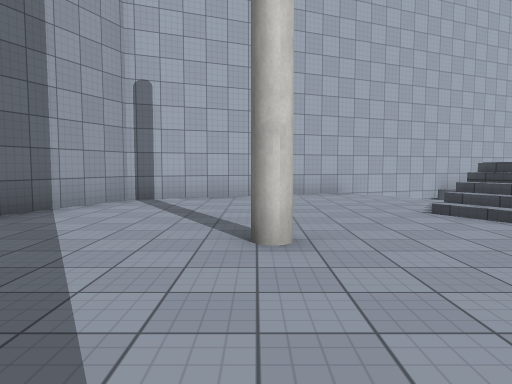
View 1 (above)

24 first-person views from a walk through a scene from a Unity 3-D project. The camera is 1.4 m above the floor, tilts 4° down and sees 70° across. The floor is counted in squares, 2 m on a side. Each view is taken from the middle of a square. On the plan, view 1 faces up. The plan holds only what a view shows up to about 11 squares ahead; the rest is blank. The place goes on beyond the plan. Some animated figures are left out. Surface patterns are stand-ins for the level's own textures.

View 2
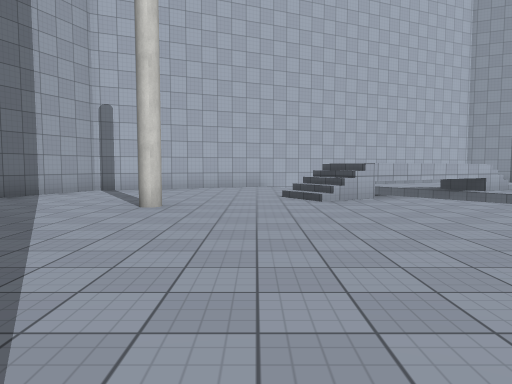

View 3
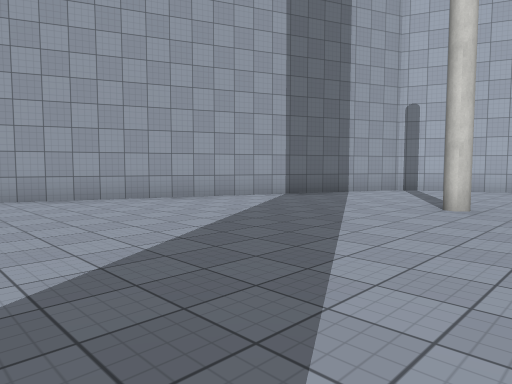

View 4
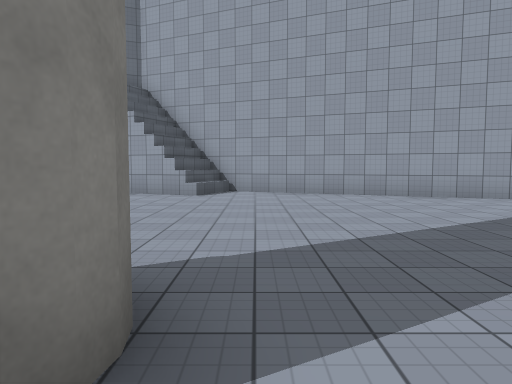

View 5
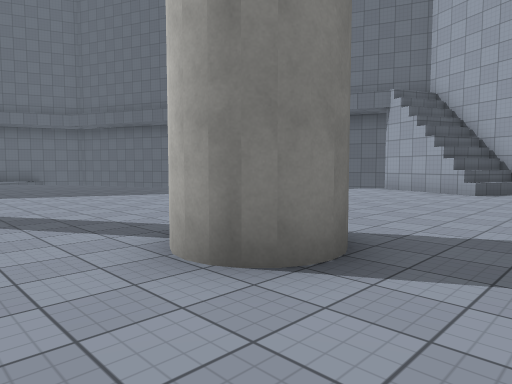

View 6
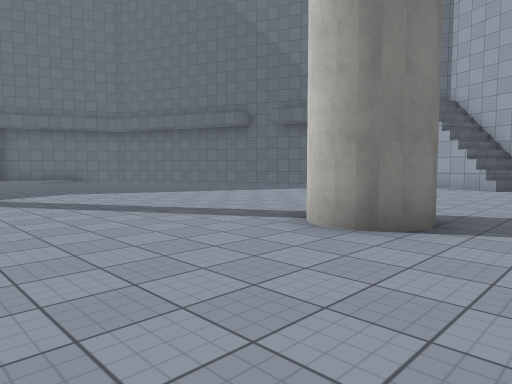

View 7
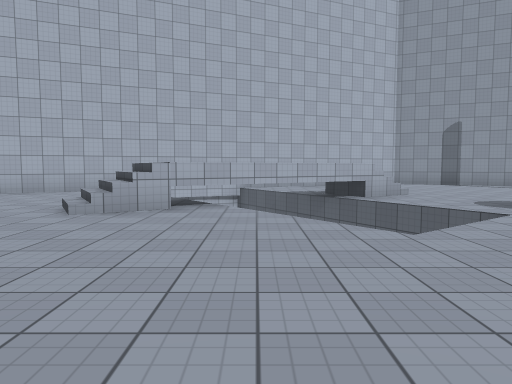

View 8
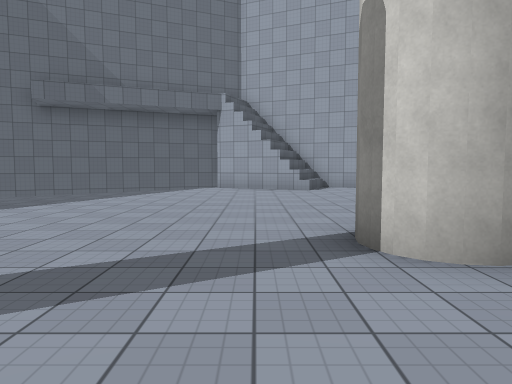

View 9
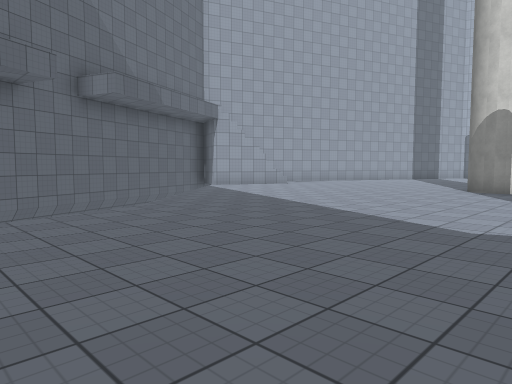

View 10
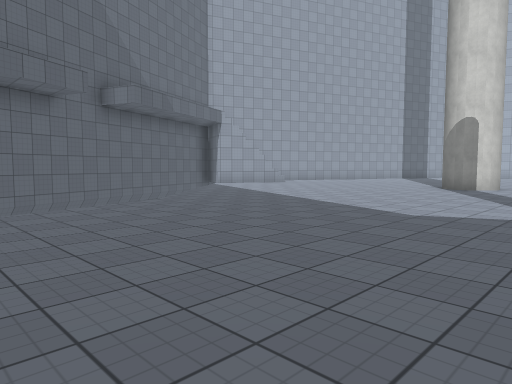

View 11
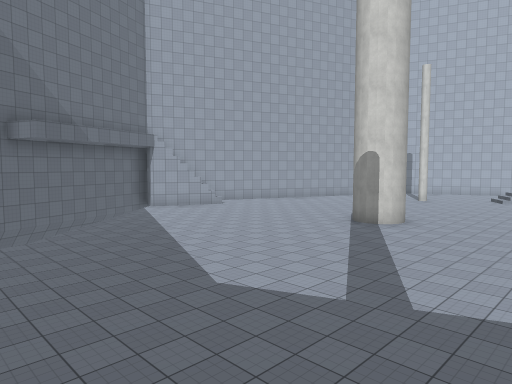

View 12
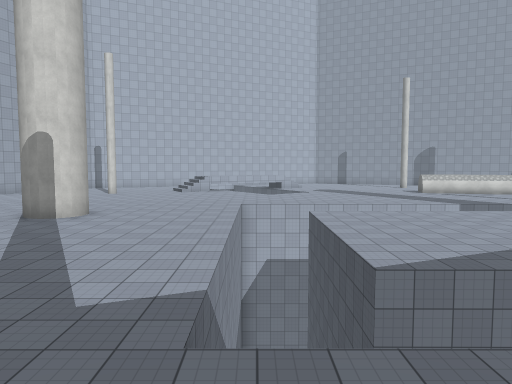

View 13
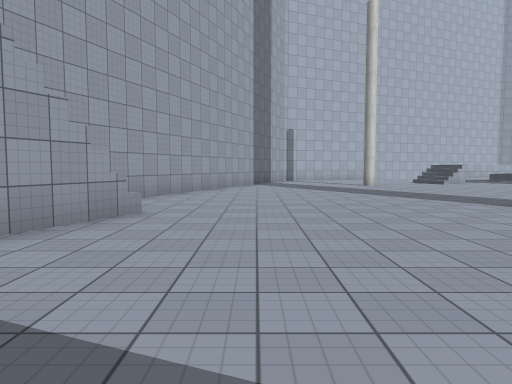

View 14
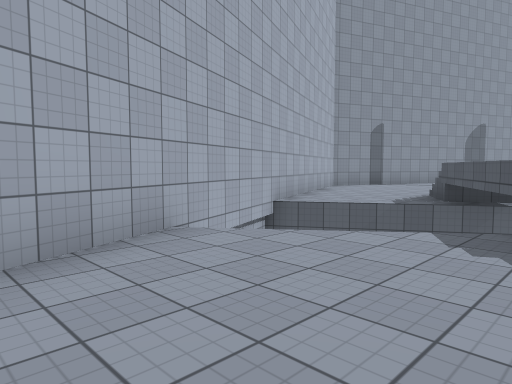

View 15
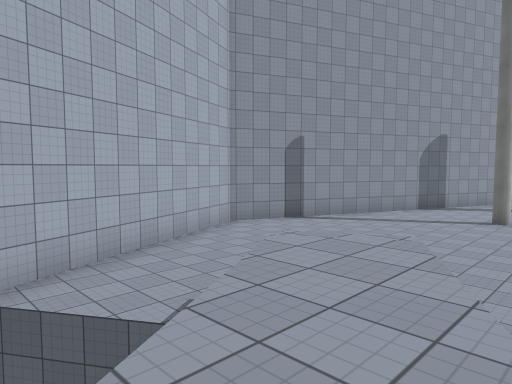

View 16
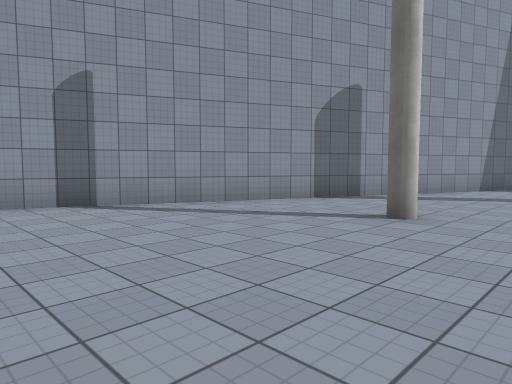

View 17
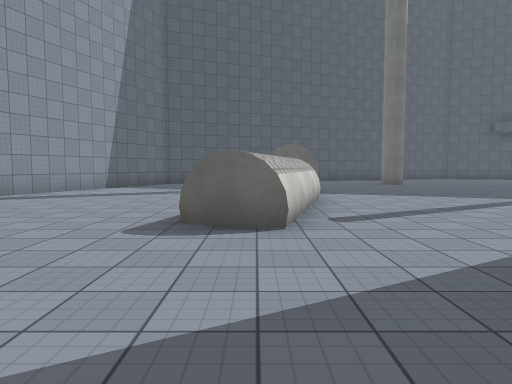

View 18
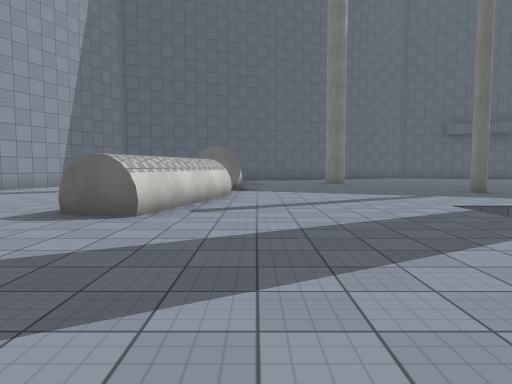

View 19
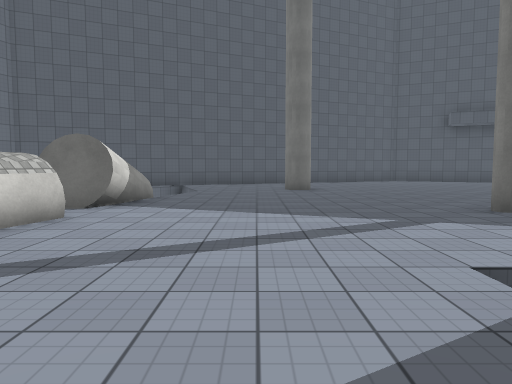

View 20
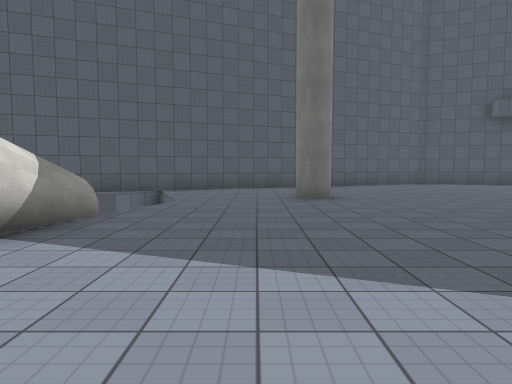

View 21
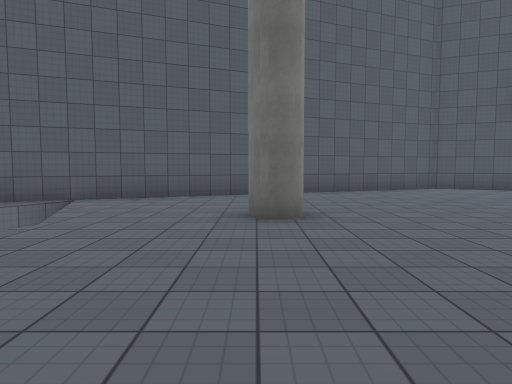

View 22
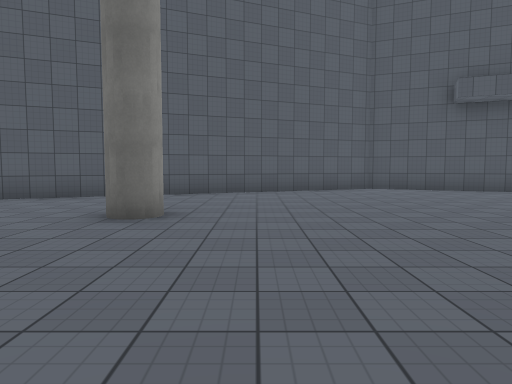

View 23
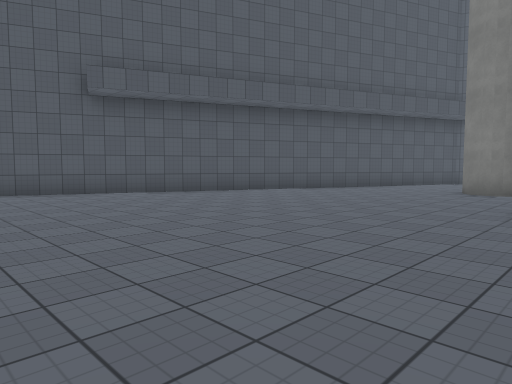

View 24
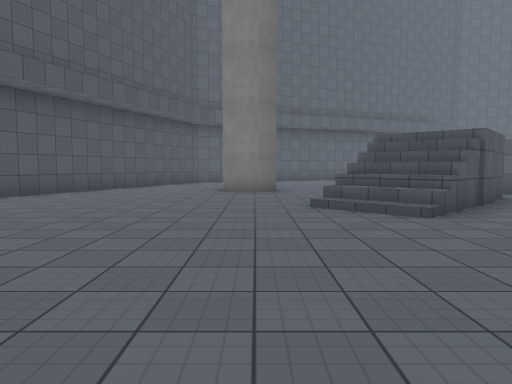

### Floor plan
Key: @ floor where view 1 was taken; # wall or solid block; x gap in a wall; . main floor; : floor 1.5 m higher than the main floor; + floor 2.75 m higher than the main floor; / step, stairs or slope; ^ raised ledge; v drop or lower ground.
Columns run from 6 left of view 1 to 32 right of it. Each row starts with its distance up from view 1.
 13               ###..###
 12            ####......####
 11          ###............###
 10        ###v v.............###
  9     ####.v  v../............###
  8    ##.....v v:://.....#.......
  7   ##.......v::v..............
  6   #......//::vv.............
  5  ##......///v  v. .......       v#
  4  #....#......v v......#         v##
  3  #............v. ......^##x##^  vv#
  2 ##............. .............vvv..##
  1 #..............  ..................#
  0 #.....@.......    .................##
 -1 ........... .       ...........#....#
 -2 .............          .............#
 -3 .............          .............##
 -4 .......##....  .....    ..#..........#
 -5 #.......#....  .....      ...........#
 -6 .............  .....       ...........
 -7 .............  ....        ...........#
 -8 .............  ...         ..........##
 -9  ............  ...        ...........#
-10  v...........            ../........##
-11 v v..........            .///.......#
-12 v  v.........           .+//........#
-13 #   v........          .+ /........##
-14 #v  v....... /        #.   ........#
-15 ##   ....... /             .......##
-16      v......               ..#....#
-17         ....

Positions as (right, up) in squares from view 1, and headings:
1: (0, 0), facing up
2: (2, -3), facing up
3: (2, -3), facing up-left
4: (3, -3), facing left
5: (4, -2), facing down-left
6: (6, -2), facing down-left
7: (6, -1), facing up
8: (5, -6), facing left
9: (4, -16), facing up-left
10: (5, -17), facing up-left
11: (7, -15), facing up-left
12: (7, -14), facing up
13: (-4, -10), facing up
14: (0, 6), facing up-right
15: (5, 6), facing up-right
16: (11, 6), facing up-right
17: (11, 4), facing right
18: (10, 2), facing right
19: (14, 0), facing right
20: (17, 0), facing right
21: (20, -1), facing right
22: (20, -3), facing right
23: (21, -5), facing down-right
24: (23, -5), facing down
